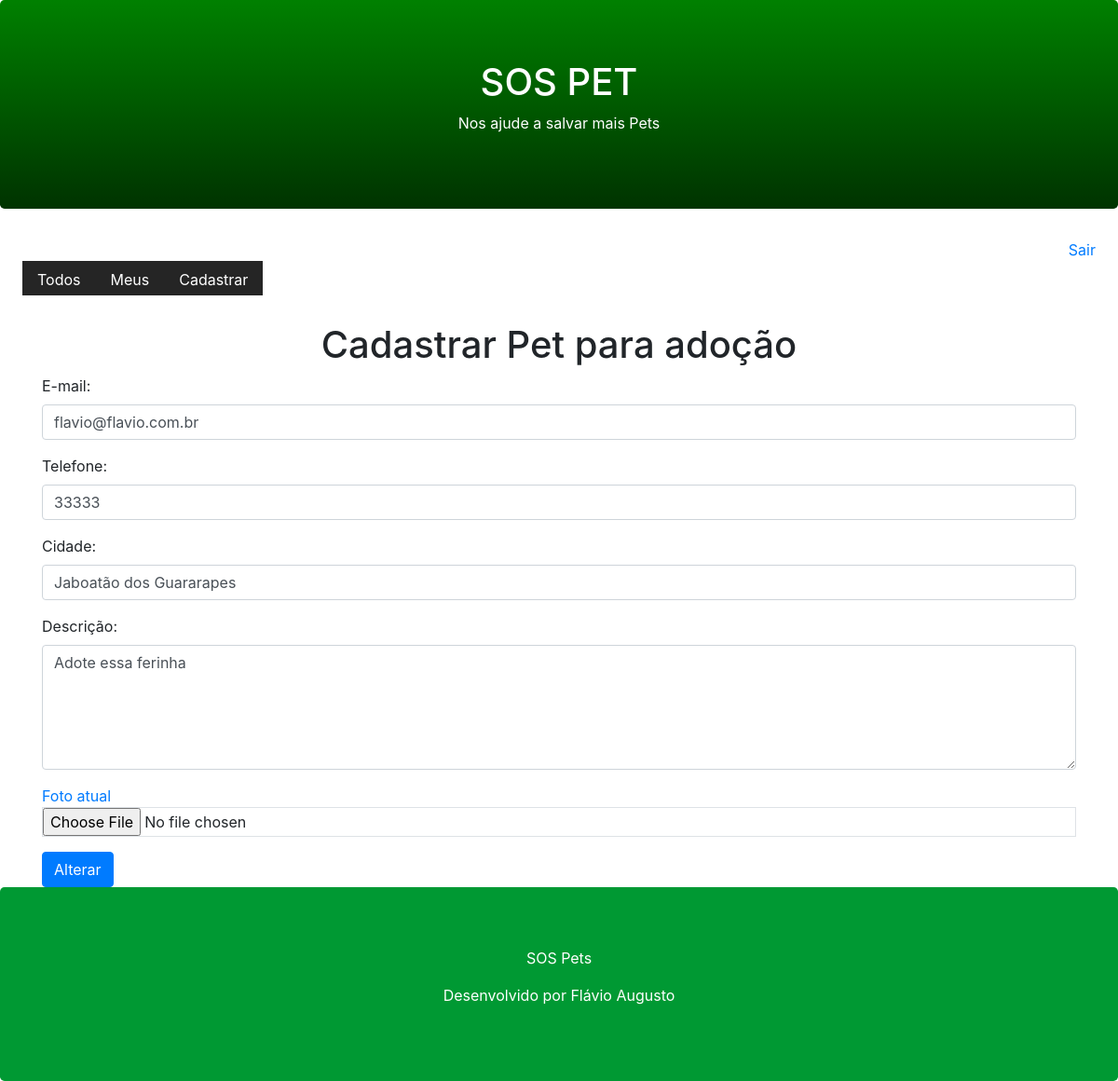
The app's page /pet/register/?id=3 (signed in) with its own data.
### core/models.py (models this page shows, shortened)
class Pet(models.Model):
    cidade = models.CharField(max_length=100)
    descricao = models.TextField()
    fone = models.CharField(max_length=11)
    email = models.EmailField()
    data_registro = models.DateTimeField(auto_now_add=True)
    foto = models.ImageField(upload_to='pet')
    ativo = models.BooleanField(default=True)
    usuario = models.ForeignKey(User, on_delete=models.CASCADE)
    class Meta:
        db_table = 'pet'

### core/views.py (the view)
# urls.py: path('pet/register/', views.register_pet),
@login_required(login_url='/login/')
def register_pet(request):
    pet_id = request.GET.get('id')
    if pet_id:
        pet = Pet.objects.get(id=pet_id)
        if pet.usuario == request.user:
            return render(request, 'register-pet.html', {'pet':pet})
    return render(request, 'register-pet.html')

### core/templates/register-pet.html (shortened to what this page needs)
{% extends "model-page.html" %}
{% block content %}
    <h1 class="text-center">Cadastrar Pet para adoção</h1>
    <form enctype="multipart/form-data" action="submit", method="POST">{% csrf_token %}
        <div class="container">
            <div class="form-group">
                <label for="email">E-mail:</label>
                <input class="form-control" name="email" type="text" value="{{ pet.email }}">
            </div>
            <div class="form-group">
                <label for="phone">Telefone:</label>
                <input class="form-control" name="phone" type="text" value="{{ pet.fone }}">
            </div>
            <div class="form-group">
                <label for="city">Cidade:</label>
                <input class="form-control" name="city" type="text" value="{{ pet.cidade }}">
            </div>
            <div class="form-group">
                <label for="description">Descrição:</label>
                <textarea class="form-control" name="description" rows="5">{{ pet.descricao }}</textarea>
            </div>
            <div class="form-group">
                <a href="/media/{{ pet.foto }}" target="blank">Foto atual</a>
                <input type="file" class="form-control-file border" name="file" accept="image/*">
            </div>
            <button type="submit" class="btn btn-primary">
                {% if pet %}
                    Alterar
                {% else %}
                    Cadastrar
                {% endif %}
            </button>
        </div>
    </form>
{% endblock %}

### records on screen
Pet: email "flavio@flavio.com.br", phone "33333", city "Jaboatão dos Guararapes", description "Adote essa ferinha"
